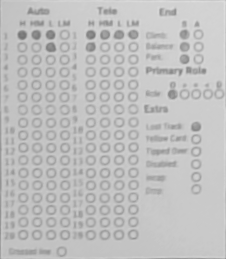
#> input picture ZodiacVision/warped.png, 226 x 259 px
$ python scan2.py
#> lines starting #> are read from the running program, lines starting #| are printed output that depends on the picture; after the words box and inside, x2 and y2 are one past the last pixel; in counts of white or black regions, pixels touching at a corner belong together
import cv2
import numpy as np

# [33 lines of commented-out code are left out]
def hconcat_resize(img_list, interpolation=cv2.INTER_CUBIC):
    h_min = min(img.shape[0] for img in img_list)
    im_list_resize = [cv2.resize(img,
                                 (int(img.shape[1] * h_min / img.shape[0]),
                                  h_min), interpolation=interpolation)for img in img_list]
    return np.concatenate((np.asarray(im_list_resize)), axis=1)
# [31 lines of commented-out code are left out]
frame = cv2.imread('warped.png')
#> frame is the input picture: shape (259, 226, 3); min 115, max 221, mean 191.8
imgGray = cv2.cvtColor(frame, cv2.COLOR_BGR2GRAY)
output = imgGray.copy()
retr, thresh = cv2.threshold(imgGray,0,255,cv2.THRESH_BINARY+cv2.THRESH_OTSU)
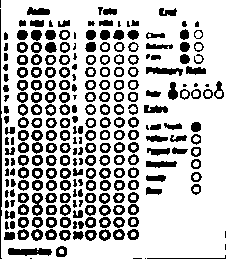
#> thresh: shape (259, 226); 73% white; 253 black regions (20 under 20 px)
#> retr = 185
contours, _ = cv2.findContours(thresh, cv2.RETR_TREE, cv2.CHAIN_APPROX_NONE)
#> contours = 385 contours, 104 with area under 20; largest, box (x1, y1, x2, y2) and area: (0, 0, 226, 259) 57588, (7, 247, 53, 257) 316, (145, 66, 184, 77) 248, (31, 192, 44, 217) 232, (145, 160, 178, 169) 201
radius_list = []
for cnt in contours:
    if cv2.contourArea(cnt) > 10:
        (x, y), radius = cv2.minEnclosingCircle(cnt)
        center = (int(x), int(y))
        radius = int(radius)
        radius_list.append(radius)
        print('Circle' + ': Center =' + str(center) + 'Radius =' + str(radius))
#> this loop made 385 passes
#> (x, y, radius, center) on passes 1, 2, 4, 5, 7, 8, 9, 10, 11, 12, 13, 14: (113, 128.6, 170, (113, 128)), (29.47, 251, 22, (29, 251)), (61, 251.5, 6, (61, 251)), (61.21, 251.2, 2, (61, 251)), (77.62, 235, 6, (77, 235)), (90.36, 234.4, 6, (90, 234)), (90.3, 234.7, 2, (90, 234)), (64.5, 234.4, 6, (64, 234)), (64.7, 234.7, 2, (64, 234)), (132.6, 234, 6, (132, 234)), (132.8, 234.2, 2, (132, 234)), (118.4, 234.3, 6, (118, 234))
#> (x, y, radius) on passes 6, 27, 43, 100: (9, 236, 6), (6, 225, 5), (23, 222, 2), (37, 184.8, 6.6)
#| Circle: Center =(113, 128)Radius =170
#| Circle: Center =(29, 251)Radius =22
#| Circle: Center =(61, 251)Radius =6
#| Circle: Center =(61, 251)Radius =2
#| Circle: Center =(9, 236)Radius =6
#| Circle: Center =(77, 235)Radius =6
#| Circle: Center =(90, 234)Radius =6
#| Circle: Center =(90, 234)Radius =2
#> (further printed lines are left out)
#> after the loop, radius_list = 383 values, max 170 at index 0, min 2 at index 3, mean 4.96
med = np.median(radius_list)
#> med = 4
std = np.std(radius_list)
#> std = 8.81
for cnt in contours:
    (x, y), radius = cv2.minEnclosingCircle(cnt)
    center = (int(x), int(y))
    radius = int(radius)
    if radius < med + std:
        cv2.circle(frame, center, radius, (0, 255, 0), 2)
#> this loop made 385 passes
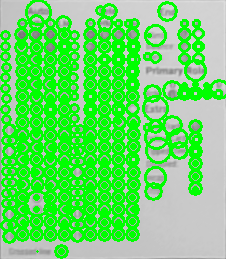
#> frame: shape (259, 226, 3); mean B, G, R 103.5, 222.5, 103.5
show = hconcat_resize([imgGray,thresh, output])
#> in hconcat_resize, `return np.concatenate((np.asarray(im_list_resize)), axis=1)`:
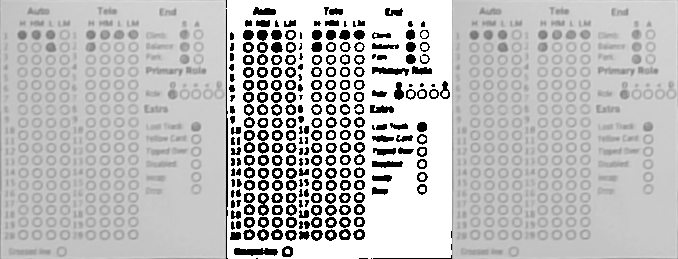
#> returned value: shape (259, 678); min 0, max 255, mean 189.9
cv2.imshow('Frame',show)
cv2.imshow('Contours', frame)
cv2.waitKey(0)
